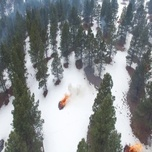
%> input picture Fuzzy Edge Detection/cc.jpg, 152 x 152 px, shrunk from 254 x 254 before the run
$ octave 'fuzzy main.m'   (GNU Octave 9; MATLAB toolbox functions it lacks are replaced by stand-ins)
%> lines starting %> are read from the running program, lines starting %| are printed output that depends on the picture
%> further down, Irgb is the input picture: size 152x152x3 uint8; mean R, G, B 131, 135.3, 136.8
### Fuzzy Edge Detection/fuzzyedge.m
function [Ieval,Irgb]=fuzzyedge(Irgb)
warning('off');
Irgb = Irgb;
% Use the standard NTSC conversion formula to calculate the effective luminance of each pixel.
Igray = 0.2989*Irgb(:,:,1)+0.5870*Irgb(:,:,2)+0.1140*Irgb(:,:,3);
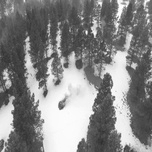
%> Igray: size 152x152 uint8; min 46, max 255, mean 134.2

% The Fuzzy Logic Toolbox operates on double-precision numbers only.
I = double(Igray);
% Scale I so that its elements are in the [0 1] range.
classType = class(Igray);
%> classType = 'uint8'
scalingFactor = double(intmax(classType));
%> scalingFactor = 255
I = I/scalingFactor;
% Obtain Image Gradient
% The fuzzy logic edge-detection algorithm for this example relies on the image gradient
Gx = [-1 1];
Gy = Gx';
Ix = conv2(I,Gx,'same');
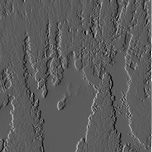
%> Ix: size 152x152 double; min -0.494, max 0.878, mean 0.00312; drawn with min black and max white
Iy = conv2(I,Gy,'same');
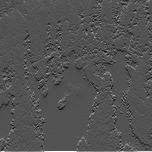
%> Iy: size 152x152 double; min -0.475, max 0.98, mean 0.00342; drawn with min black and max white

% Define Fuzzy Inference System (FIS) for Edge Detection
% Create a Fuzzy Inference System (FIS) for edge detection, edgeFIS.
edgeFIS = newfis('edgeDetection');
% Specify the image gradients, Ix and Iy, as the inputs of edgeFIS.
edgeFIS = addvar(edgeFIS,'input','Ix',[-1 1]);
edgeFIS = addvar(edgeFIS,'input','Iy',[-1 1]);
% Specify a zero-mean Gaussian membership function for each input.
% If the gradient value for a pixel is 0, then it belongs to the zero membership function with a degree of 1.
sx = 0.1; sy = 0.1;
edgeFIS = addmf(edgeFIS,'input',1,'zero','gaussmf',[sx 0]);
edgeFIS = addmf(edgeFIS,'input',2,'zero','gaussmf',[sy 0]);
% Specify the intensity of the edge-detected image as an output of edgeFIS.
edgeFIS = addvar(edgeFIS,'output','Iout',[0 1]);
% Specify the triangular membership functions, white and black, for Iout.
wa = 0.1; wb = 1; wc = 1;
ba = 0; bb = 0; bc = .7;
%> the run ends on the next line
edgeFIS = addmf(edgeFIS,'output',1,'white','trimf',[wa wb wc]);
edgeFIS = addmf(edgeFIS,'output',1,'black','trimf',[ba bb bc]);
% Plot the membership functions of the inputs/outputs of edgeFIS.

% Specify FIS Rules
% Add rules to make a pixel white if it belongs to a uniform region. Otherwise, make the pixel black.
r1 = 'If Ix is zero and Iy is zero then Iout is white';
r2 = 'If Ix is not zero or Iy is not zero then Iout is black';
r = char(r1,r2);
edgeFIS = parsrule(edgeFIS,r);
showrule(edgeFIS)
% Evaluate FIS
% Evaluate the output of the edge detector for each row of pixels in I using corresponding rows of Ix and Iy as inputs.
Ieval = zeros(size(I));% Preallocate the output matrix
for ii = 1:size(I,1)
    Ieval(ii,:) = evalfis([(Ix(ii,:));(Iy(ii,:));]',edgeFIS);
end
% Plot Results
subplot(2,2,1); plotmf(edgeFIS,'input',1); title('Ix');
subplot(2,2,2); plotmf(edgeFIS,'input',2); title('Iy');
subplot(2,2,[3 4]); plotmf(edgeFIS,'output',1); title('Iout')
figure;
subplot(2,3,1)
image(Ix,'CDataMapping','scaled'); colormap('gray'); title('Ix');
subplot(2,3,2)
image(Iy,'CDataMapping','scaled'); colormap('gray'); title('Iy');
subplot(2,3,3)
image(I,'CDataMapping','scaled'); colormap('gray');
subplot(2,3,4)
image(Irgb,'CDataMapping','scaled'); colormap('gray');
subplot(2,3,5)
image(Ieval,'CDataMapping','scaled'); colormap('gray');
title('Fuzzy Edges');
subplot(2,3,6)
image(imcomplement(Ieval),'CDataMapping','scaled'); colormap('gray');
title('Fuzzy Edges 2');
% Summary
% You detected the edges in an image using a FIS, comparing the gradient of every pixel in the x and y directions.
% If the gradient for a pixel is not zero, then the pixel belongs to an edge (black). You defined the gradient as
% zero using Gaussian membership functions for your FIS inputs.
end

### Fuzzy Edge Detection/fuzzy main.m
%% Fuzzy Edge Detection
clc;
clear;
Irgb=imread('cc.jpg');
[Ieval]=fuzzyedge(Irgb);
